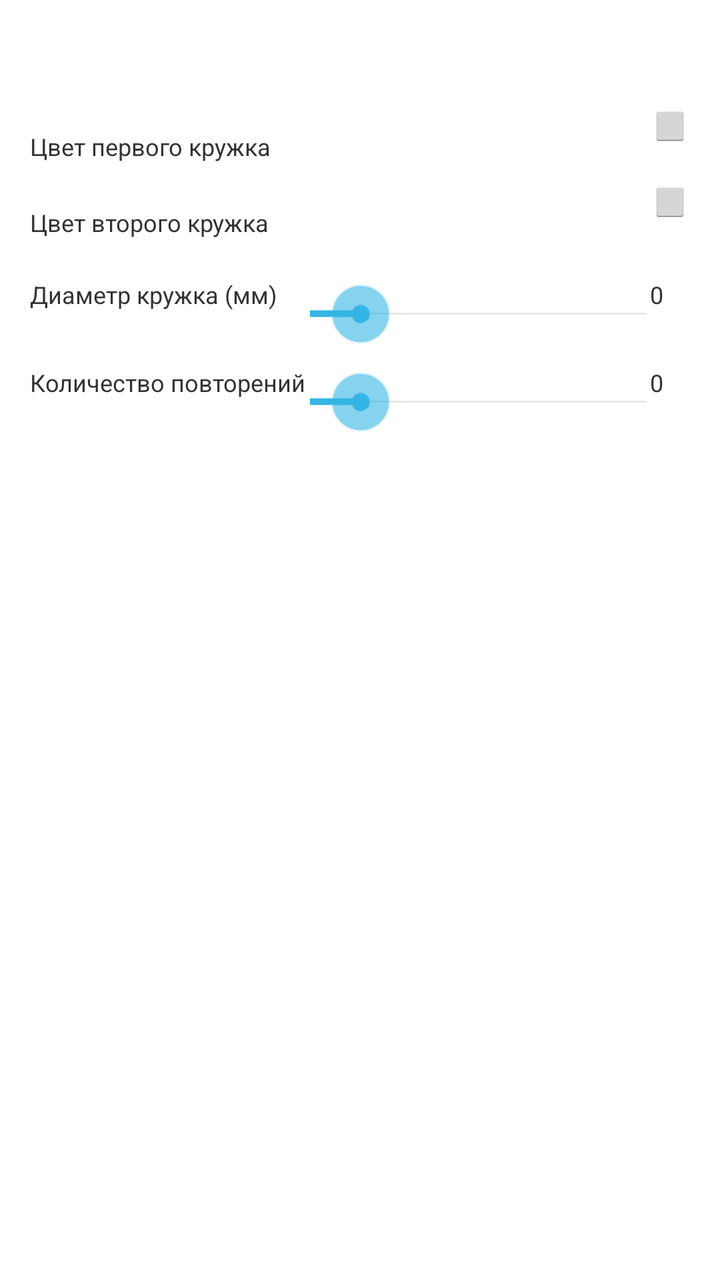
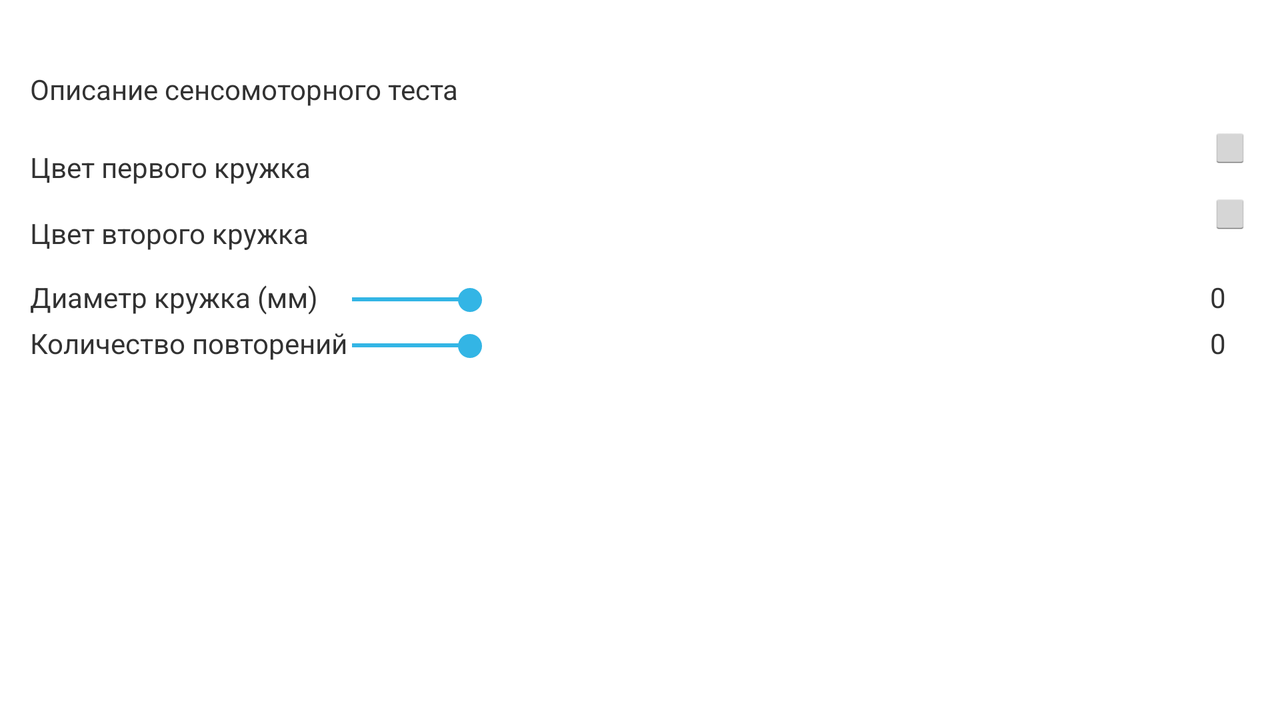

Two renders of one Android screen. The first uses the default layout on a phone; the second uses the alternative layout the repository ships for a different screen configuration, on a matching device. The two XML files are below.
<!-- AndroidManifest.xml: application theme AppTheme -->
<!-- res/layout/fragment_tab_one.xml -->
<?xml version="1.0" encoding="utf-8"?>
<LinearLayout xmlns:android="http://schemas.android.com/apk/res/android"
    xmlns:tools="http://schemas.android.com/tools"
    android:id="@+id/activity_tab_one"
    android:layout_width="match_parent"
    android:layout_height="match_parent"
    android:paddingBottom="@dimen/landscape_activity_vertical_margin"
    android:paddingLeft="@dimen/landscape_activity_horizontal_margin"
    android:paddingRight="@dimen/landscape_activity_horizontal_margin"
    android:paddingTop="@dimen/landscape_tabs_vertical_offset"
    android:orientation="vertical"
    tools:context="layout.TabOneFragment">


    <TableLayout
        android:layout_width="match_parent"
        android:layout_height="match_parent">

        <TableRow
            android:layout_width="match_parent"
            android:layout_height="match_parent">
            <Space
                android:layout_width="1dp"
                android:layout_height="@dimen/space_between_buttons_and_seek_bars"
                />
        </TableRow>

        <TableRow
            android:layout_width="match_parent"
            android:layout_height="match_parent" >

            <TextView
                android:text="Цвет первого кружка"
                android:layout_width="wrap_content"
                android:layout_height="wrap_content"
                android:id="@+id/textView2"
                android:layout_centerVertical="true"
                android:layout_alignParentStart="true"
                android:textSize="@dimen/text_view_size"
                />

            <Space
                android:layout_width="20dp"
                android:layout_height="@dimen/vertical_space_of_color_chooser"
                android:padding="1dip"
                android:layout_margin="1dip"
                android:layout_weight="1"
             />

            <Button
                android:layout_width="@dimen/color_button_width"
                android:layout_height="@dimen/color_button_height"
                android:id="@+id/buttonColorOneChooser"
                android:text=""

                style="@style/AlertDialog.AppCompat"
                android:layout_alignParentTop="true"
                android:layout_alignParentEnd="true" />

        </TableRow>

        <TableRow
            android:layout_width="match_parent"
            android:layout_height="match_parent">
            <Space
                android:layout_width="1dp"
                android:layout_height="@dimen/space_between_seek_bars"
                />
        </TableRow>

        <TableRow
            android:layout_width="match_parent"
            android:layout_height="match_parent" >

            <TextView
                android:text="Цвет второго кружка"
                android:layout_width="wrap_content"
                android:layout_height="wrap_content"
                android:id="@+id/textView3"
                android:layout_centerVertical="true"
                android:layout_alignParentStart="true"
                android:textSize="@dimen/text_view_size"
                />

            <Space
                android:layout_width="20dp"
                android:layout_height="@dimen/vertical_space_of_color_chooser"
                android:padding="1dip"
                android:layout_margin="1dip"
                android:layout_weight="1"
                />

            <Button
                android:layout_width="@dimen/color_button_width"
                android:layout_height="@dimen/color_button_height"
                android:id="@+id/buttonColorTwoChooser"
                android:text=""

                style="@style/AlertDialog.AppCompat"
                android:layout_alignParentTop="true"
                android:layout_alignParentEnd="true" />
        </TableRow>


        <TableRow
            android:layout_width="match_parent"
            android:layout_height="match_parent">
            <Space
                android:layout_width="1dp"
                android:layout_height="@dimen/space_between_buttons_and_seek_bars"
                />
        </TableRow>

        <TableRow
            android:layout_width="match_parent"
            android:layout_height="match_parent" >

            <TextView
                android:text="Диаметр кружка (мм)"
                android:layout_width="wrap_content"
                android:layout_height="wrap_content"
                android:layout_alignParentStart="true"
                android:id="@+id/textView4"
                android:textSize="@dimen/text_view_size"
                />

            <SeekBar
                style="@style/CustomSeekBar"
                android:layout_width="120dp"
                android:layout_height="wrap_content"
                android:max="20"

                android:progress="3"
                android:id="@+id/sbRoundSize"
                android:layout_alignParentTop="true"
                android:layout_toEndOf="@id/textView4"
                android:padding="1dip"
                android:layout_margin="1dip"
                android:layout_weight="1"
                />

            <TextView
                android:text="0"
                android:layout_width="wrap_content"
                android:layout_height="wrap_content"
                android:id="@+id/teRoundSize"
                android:elevation="1dp"
                android:layout_alignParentTop="true"
                android:layout_alignParentEnd="true"
                android:textSize="@dimen/text_view_size"
                />
        </TableRow>

        <TableRow
            android:layout_width="match_parent"
            android:layout_height="match_parent">
            <Space
                android:layout_width="1dp"
                android:layout_height="@dimen/space_between_seek_bars"
                />
        </TableRow>

        <TableRow
            android:layout_width="match_parent"
            android:layout_height="match_parent" >

            <TextView
                android:text="Количество повторений"
                android:layout_width="wrap_content"
                android:layout_height="wrap_content"
                android:layout_alignParentStart="true"
                android:id="@+id/textView5"
                android:textSize="@dimen/text_view_size"
                />

            <SeekBar
                style="@style/CustomSeekBar"
                android:layout_width="120dp"
                android:layout_height="wrap_content"
                android:max="20"

                android:progress="3"
                android:id="@+id/sbQuantityRep"
                android:layout_alignParentTop="true"
                android:layout_toEndOf="@id/textView5"
                android:padding="1dip"
                android:layout_margin="1dip"
                android:layout_weight="1"
                />

            <TextView
                android:text="0"
                android:layout_width="wrap_content"
                android:layout_height="wrap_content"
                android:id="@+id/teQuantityRep"
                android:elevation="1dp"
                android:layout_alignParentTop="true"
                android:layout_alignParentEnd="true"
                android:textSize="@dimen/text_view_size"
                />
        </TableRow>
        <TableRow
            android:layout_width="match_parent"
            android:layout_height="match_parent">
            <Space
                android:layout_width="1dp"
                android:layout_height="@dimen/space_between_buttons_and_seek_bars"
                />
        </TableRow>
    </TableLayout>




</LinearLayout>
<!-- resources referenced by this layout -->
<resources>
  <dimen name="color_button_height">20sp</dimen>
  <dimen name="color_button_width">20sp</dimen>
  <dimen name="landscape_activity_horizontal_margin">15dp</dimen>
  <dimen name="landscape_activity_vertical_margin">15dp</dimen>
  <dimen name="landscape_tabs_vertical_offset">35dp</dimen>
  <dimen name="space_between_buttons_and_seek_bars">18sp</dimen>
  <dimen name="space_between_seek_bars">8sp</dimen>
  <dimen name="text_view_size">12sp</dimen>
  <dimen name="vertical_space_of_color_chooser">28sp</dimen>
  <style name="AppTheme" parent="android:Theme.Holo.Light.DarkActionBar">
          
      </style>
</resources>
<!-- res/layout-land/fragment_tab_one.xml (the repository's variant of the layout above) -->
<!-- drawn on the phone turned sideways -->
<?xml version="1.0" encoding="utf-8"?>
<LinearLayout xmlns:android="http://schemas.android.com/apk/res/android"
    xmlns:tools="http://schemas.android.com/tools"
    android:id="@+id/activity_tab_one"
    android:layout_width="match_parent"
    android:layout_height="match_parent"
    android:paddingBottom="@dimen/landscape_activity_vertical_margin"
    android:paddingLeft="@dimen/landscape_activity_horizontal_margin"
    android:paddingRight="@dimen/landscape_activity_horizontal_margin"
    android:paddingTop="@dimen/landscape_tabs_vertical_offset"
    android:orientation="vertical"
    tools:context="layout.TabOneFragment">

    <TextView
        android:text="Описание сенсомоторного теста"
        android:layout_width="wrap_content"
        android:layout_height="wrap_content"
        android:id="@+id/textView"
        />


    <TableLayout
        android:layout_width="match_parent"
        android:layout_height="match_parent">
        <TableRow
            android:layout_width="match_parent"
            android:layout_height="match_parent">
            <Space
                android:layout_width="1dp"
                android:layout_height="10dp"
                />
        </TableRow>

        <TableRow
            android:layout_width="match_parent"
            android:layout_height="match_parent" />

        <TableRow
            android:layout_width="match_parent"
            android:layout_height="match_parent" >

            <TextView
                android:text="Цвет первого кружка"
                android:layout_width="wrap_content"
                android:layout_height="wrap_content"
                android:id="@+id/textView2"
                android:layout_centerVertical="true"
                android:layout_alignParentStart="true" />

            <Space
                android:layout_width="20dp"
                android:layout_height="30dp"
                android:padding="1dip"
                android:layout_margin="1dip"
                android:layout_weight="1"
             />

            <Button
                android:layout_width="@dimen/color_button_width"
                android:layout_height="@dimen/color_button_height"
                android:id="@+id/buttonColorOneChooser"
                android:text=""

                style="@style/AlertDialog.AppCompat"
                android:layout_alignParentTop="true"
                android:layout_alignParentEnd="true" />

        </TableRow>

        <TableRow
            android:layout_width="match_parent"
            android:layout_height="match_parent">
            <Space
                android:layout_width="1dp"
                android:layout_height="1dp"
                />
        </TableRow>

        <TableRow
            android:layout_width="match_parent"
            android:layout_height="match_parent" >

            <TextView
                android:text="Цвет второго кружка"
                android:layout_width="wrap_content"
                android:layout_height="wrap_content"
                android:id="@+id/textView3"
                android:layout_centerVertical="true"
                android:layout_alignParentStart="true" />

            <Space
                android:layout_width="20dp"
                android:layout_height="30dp"
                android:padding="1dip"
                android:layout_margin="1dip"
                android:layout_weight="1"
                />

            <Button
                android:layout_width="@dimen/color_button_width"
                android:layout_height="@dimen/color_button_height"
                android:id="@+id/buttonColorTwoChooser"
                android:text=""

                style="@style/AlertDialog.AppCompat"
                android:layout_alignParentTop="true"
                android:layout_alignParentEnd="true" />
        </TableRow>

        <TableRow
            android:layout_width="match_parent"
            android:layout_height="match_parent">
            <Space
                android:layout_width="1dp"
                android:layout_height="10dp"
                />
        </TableRow>



        <TableRow
            android:layout_width="match_parent"
            android:layout_height="match_parent" >

            <TextView
                android:text="Диаметр кружка (мм)"
                android:layout_width="wrap_content"
                android:layout_height="wrap_content"
                android:layout_alignParentStart="true"
                android:id="@+id/textView4" />

            <SeekBar
                style="@style/Widget.AppCompat.SeekBar.Discrete"
                android:layout_width="120dp"
                android:layout_height="wrap_content"
                android:max="20"

                android:progress="3"
                android:id="@+id/sbRoundSize"
                android:layout_alignParentTop="true"
                android:layout_toEndOf="@+id/textView4"
                android:padding="1dip"
                android:layout_margin="1dip"
                android:layout_weight="1"
                />

            <TextView
                android:text="0"
                android:layout_width="wrap_content"
                android:layout_height="wrap_content"
                android:id="@+id/teRoundSize"
                android:elevation="1dp"
                android:layout_alignParentTop="true"
                android:layout_alignParentEnd="true"

                />
        </TableRow>

        <TableRow
            android:layout_width="match_parent"
            android:layout_height="match_parent">
            <Space
                android:layout_width="1dp"
                android:layout_height="1dp"
                />
        </TableRow>

        <TableRow
            android:layout_width="match_parent"
            android:layout_height="match_parent" >

            <TextView
                android:text="Количество повторений"
                android:layout_width="wrap_content"
                android:layout_height="wrap_content"
                android:layout_alignParentStart="true"
                android:id="@+id/textView5" />

            <SeekBar
                style="@style/Widget.AppCompat.SeekBar.Discrete"
                android:layout_width="120dp"
                android:layout_height="wrap_content"
                android:max="20"

                android:progress="3"
                android:id="@+id/sbQuantityRep"
                android:layout_alignParentTop="true"
                android:layout_toEndOf="@+id/textView5"
                android:padding="1dip"
                android:layout_margin="1dip"
                android:layout_weight="1"
                />

            <TextView
                android:text="0"
                android:layout_width="wrap_content"
                android:layout_height="wrap_content"
                android:id="@+id/teQuantityRep"
                android:elevation="1dp"
                android:layout_alignParentTop="true"
                android:layout_alignParentEnd="true"

                />
        </TableRow>
    </TableLayout>




</LinearLayout>
<!-- resources referenced by the variant -->
<!-- as the phone turned sideways resolves them -->
<resources>
  <dimen name="color_button_height">20sp</dimen>
  <dimen name="color_button_width">20sp</dimen>
  <dimen name="landscape_activity_horizontal_margin">15dp</dimen>
  <dimen name="landscape_activity_vertical_margin">15dp</dimen>
  <dimen name="landscape_tabs_vertical_offset">35dp</dimen>
  <style name="AppTheme" parent="android:Theme.Holo.Light.DarkActionBar">
          
      </style>
</resources>
